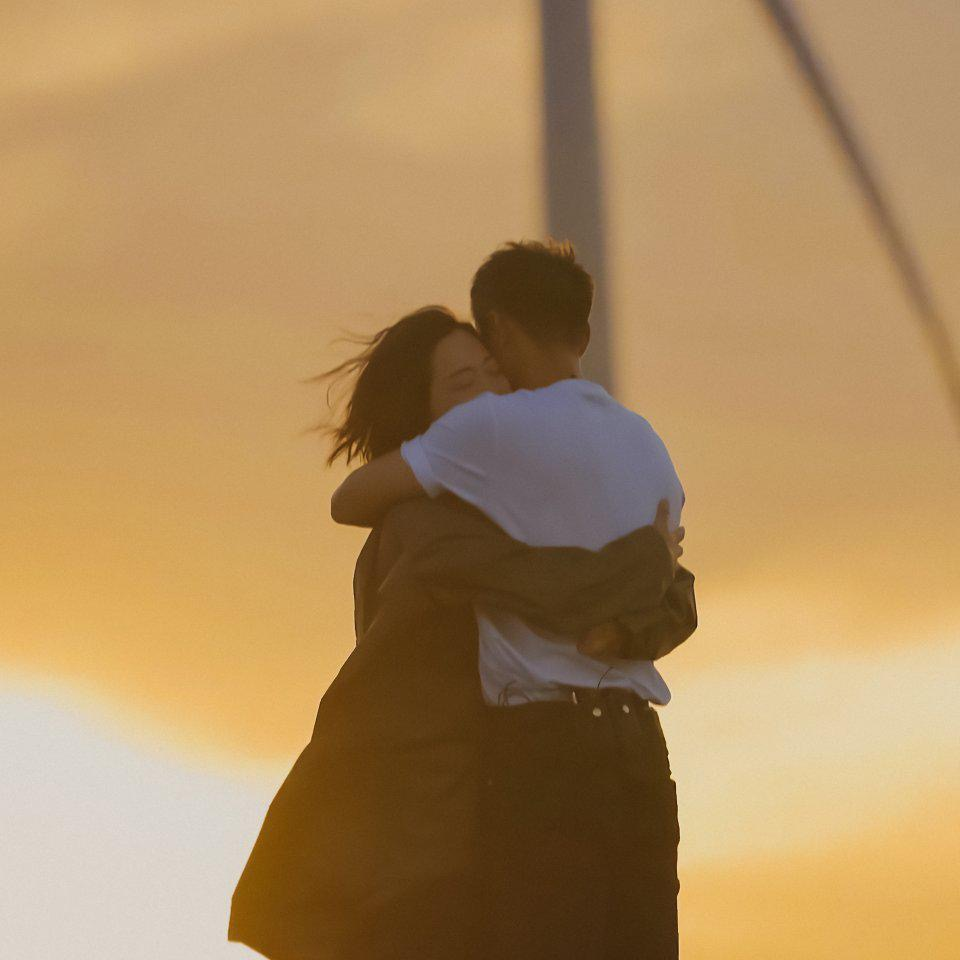
#> input picture 01_图像的基本概念/直方图绘制实验源码/Hist_test1.jpeg, 960 x 960 px
$ python '绘制图像的直方图.py'
#> lines starting #> are read from the running program, lines starting #| are printed output that depends on the picture
"""使用python+OpenCV来绘制图像的直方图"""
import cv2
import numpy as np
import matplotlib.pyplot as plt

IMAGE_PATH="./Hist_test1.jpeg"
image=cv2.imread(IMAGE_PATH)
#> image is the input picture: shape (960, 960, 3); mean B, G, R 95.4, 140.9, 174.7
hist=cv2.calcHist([image],[0],None,[256],[0,255])
#> hist = 256 values, max 26317 at index 105, min 0 at index 222, mean 3600
print(hist.size)
#| 256
print(hist.shape)
#| (256, 1)

#绘制直方图
image_gray=cv2.cvtColor(image,cv2.COLOR_BGR2GRAY)
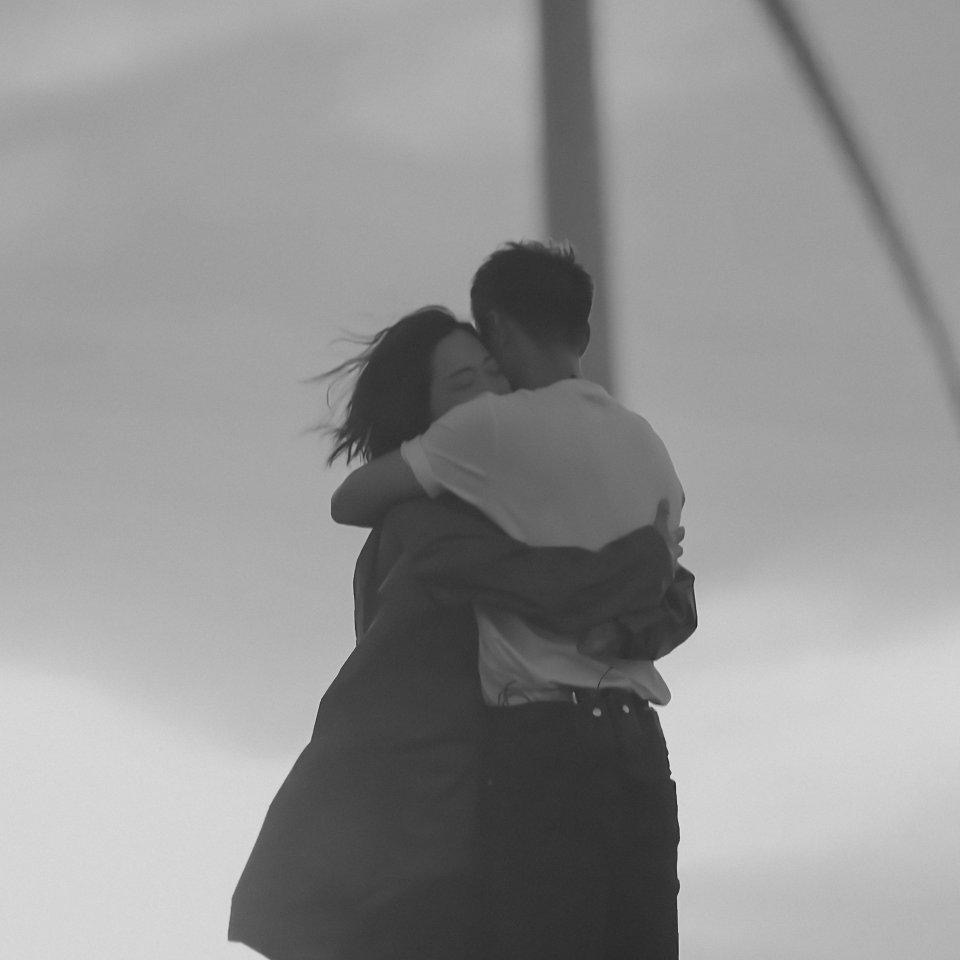
#> image_gray: shape (960, 960); min 19, max 235, mean 145.8
print(image_gray)
#> (printed output is left out)
hist_image_gray=cv2.calcHist([image_gray],[0],None,[256],[0,255])
#> hist_image_gray = 256 values, max 37535 at index 159, min 0 at index 0, mean 3600
plt.plot(hist_image_gray,color='b')
plt.legend()
plt.show()
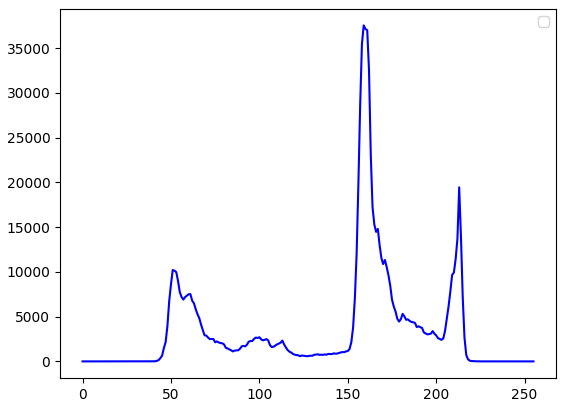
#> figure drawn by matplotlib, 1 panel; curve peaks at x = 159, y = 37535
